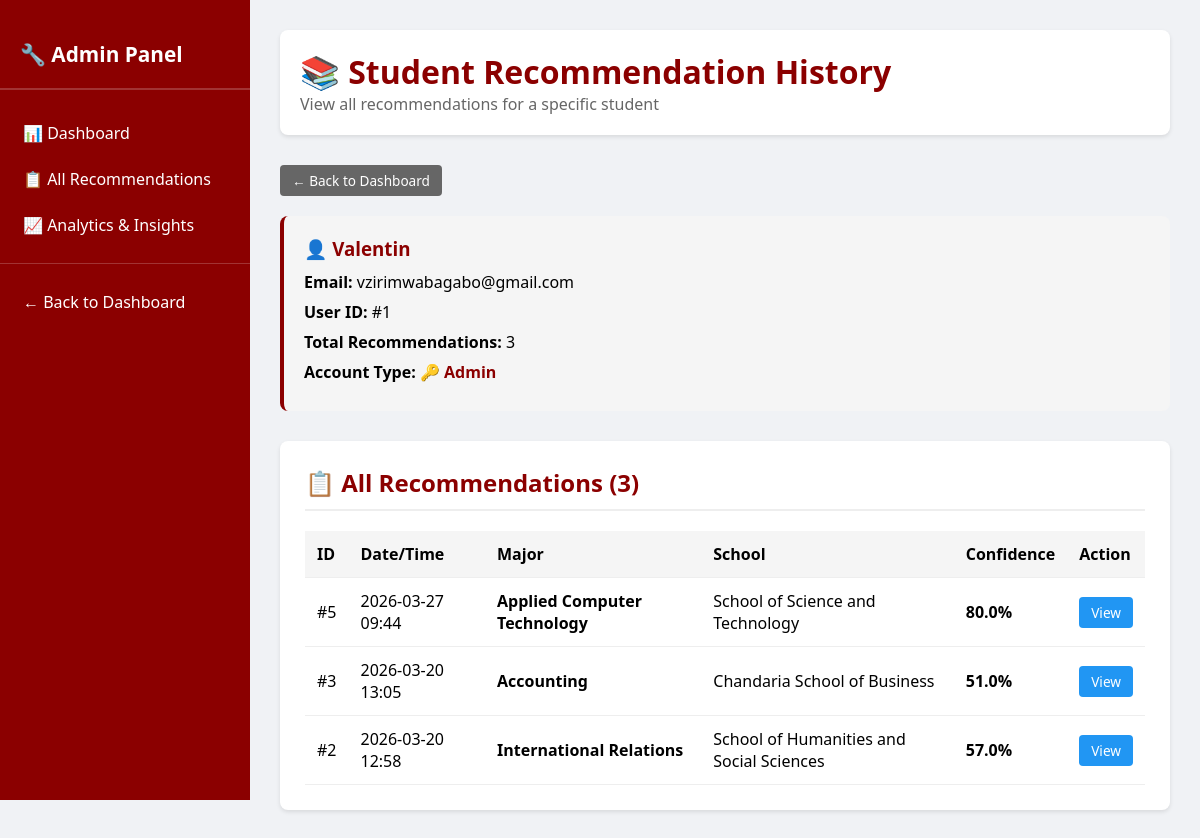
The app's page /admin/user/1/history (signed in), older data.
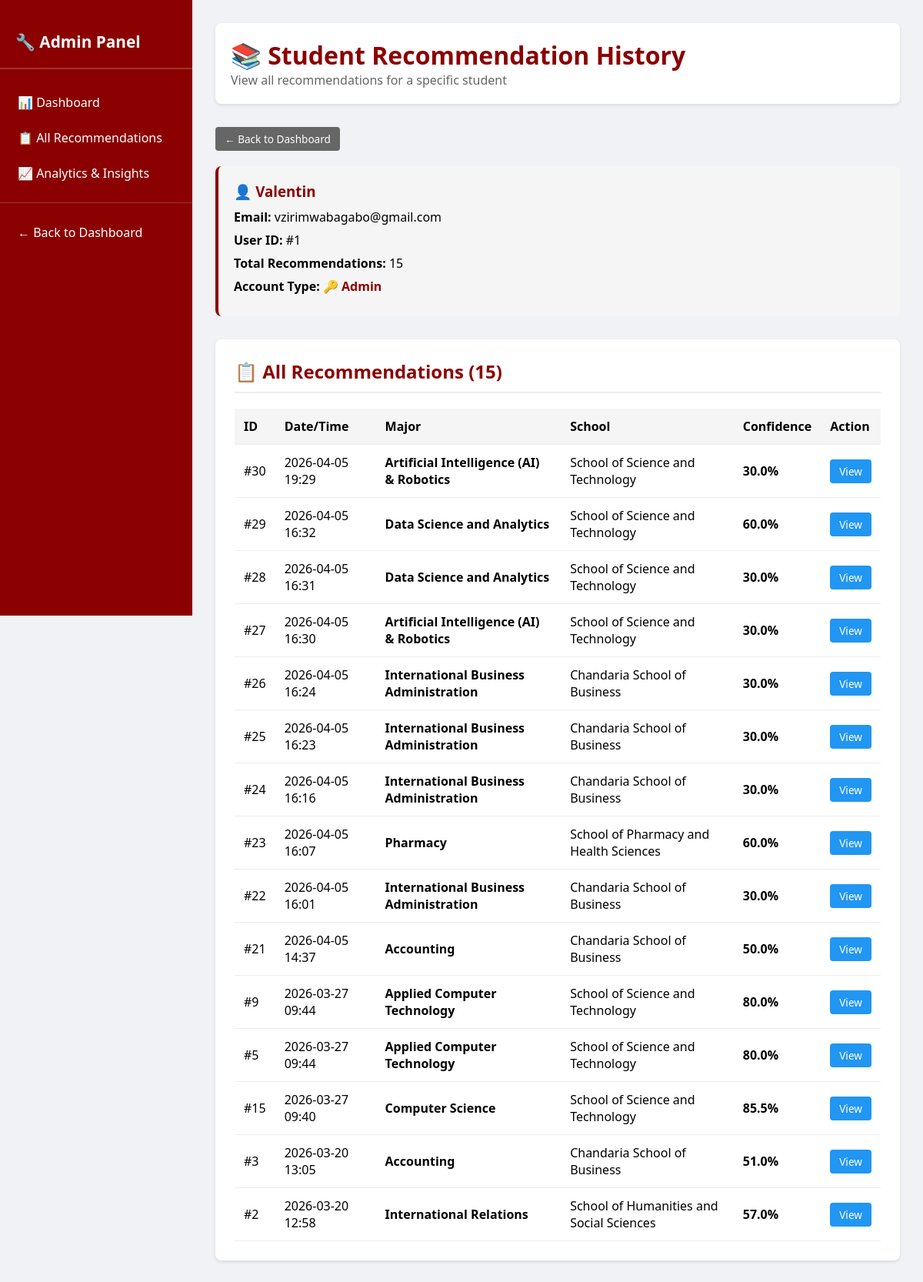
The same page, newer data.
### app.py (models this page shows)
class Result(db.Model):
    id = db.Column(db.Integer, primary_key=True)
    major = db.Column(db.String(100), nullable=False)
    school = db.Column(db.String(100), nullable=False)
    confidence = db.Column(db.Float, nullable=False)
    timestamp = db.Column(db.DateTime, nullable=False, default=datetime.utcnow)
    user_id = db.Column(db.Integer, db.ForeignKey('user.id'), nullable=False)

### app.py (the view)
@app.route('/admin/user/<int:user_id>/history')
@login_required
def admin_user_history(user_id):
    if not current_user.is_admin:
        flash('Access Denied: Administrators only.', 'danger')
        return redirect(url_for('index'))
    user = User.query.get_or_404(user_id)
    results = Result.query.filter_by(user_id=user_id).order_by(desc(Result.timestamp)).all()
    return render_template('admin_user_history.html', user=user, results=results)

### app.py (called while the page is built)
@login_manager.user_loader
def load_user(user_id):
    return db.session.get(User, int(user_id))

### templates/admin_user_history.html (shortened to what this page needs)
<!DOCTYPE html>
<html lang="en">
<head>
</head>
<body>
<div class="admin-container">
    <div class="sidebar">
        <h2>🔧 Admin Panel</h2>
        <a href="{{ url_for('admin') }}" class="nav-item">📊 Dashboard</a>
        <a href="{{ url_for('admin_recommendations') }}" class="nav-item">📋 All Recommendations</a>
        <a href="{{ url_for('admin_analytics') }}" class="nav-item">📈 Analytics & Insights</a>
        <hr style="border: none; border-top: 1px solid rgba(255,255,255,0.2); margin: 15px 0;">
        <a href="{{ url_for('admin') }}" class="nav-item">← Back to Dashboard</a>
    </div>
    <div class="main-content">
        <div class="admin-header">
            <h1>📚 Student Recommendation History</h1>
            <p style="color: #666;">View all recommendations for a specific student</p>
        </div>
        <a href="{{ url_for('admin') }}" class="btn btn-back" style="margin-bottom: 20px;">← Back to Dashboard</a>
        <div class="student-info">
            <h3 style="color: #8B0000; margin-bottom: 10px;">👤 {{ user.username }}</h3>
            <p><strong>Email:</strong> {{ user.email }}</p>
            <p><strong>User ID:</strong> #{{ user.id }}</p>
            <p><strong>Total Recommendations:</strong> {{ results|length }}</p>
            <p><strong>Account Type:</strong>
                {% if user.is_admin %}
                    <span style="color: #8B0000; font-weight: bold;">🔑 Admin</span>
                {% else %}
                    <span style="color: #666;">👤 Student</span>
                {% endif %}
            </p>
        </div>
        <div class="content-section">
            <h2>📋 All Recommendations ({{ results|length }})</h2>
            {% if results %}
                <div class="table-responsive">
                    <table>
                        <thead>
                            <tr>
                                <th>ID</th>
                                <th>Date/Time</th>
                                <th>Major</th>
                                <th>School</th>
                                <th>Confidence</th>
                                <th>Action</th>
                            </tr>
                        </thead>
                        <tbody>
                            {% for result in results %}
                                <tr>
                                    <td>#{{ result.id }}</td>
                                    <td>{{ result.timestamp.strftime('%Y-%m-%d %H:%M') }}</td>
                                    <td><strong>{{ result.major }}</strong></td>
                                    <td>{{ result.school }}</td>
                                    <td><strong>{{ "%.1f"|format(result.confidence) }}%</strong></td>
                                    <td>
                                        <a href="{{ url_for('admin_view_recommendation', rec_id=result.id) }}" class="btn btn-info">View</a>
                                    </td>
                                </tr>
                            {% endfor %}
                        </tbody>
                    </table>
                </div>
            {% else %}
                <div class="empty-state">
                    <p>No recommendations found for this student.</p>
                </div>
            {% endif %}
        </div>
    </div>
</div>
</body>
</html>

Row changes from the older to the newer data that the page shows:
added Result: id "30", timestamp "2026-04-05 19:29", major "Artificial Intelligence (AI) & Robotics", school "School of Science and Technology", confidence "30.0"
added Result: id "29", timestamp "2026-04-05 16:32", major "Data Science and Analytics", school "School of Science and Technology", confidence "60.0"
added Result: id "28", timestamp "2026-04-05 16:31", major "Data Science and Analytics", school "School of Science and Technology", confidence "30.0"
added Result: id "27", timestamp "2026-04-05 16:30", major "Artificial Intelligence (AI) & Robotics", school "School of Science and Technology", confidence "30.0"
added Result: id "26", timestamp "2026-04-05 16:24", major "International Business Administration", school "Chandaria School of Business", confidence "30.0"
added Result: id "25", timestamp "2026-04-05 16:23", major "International Business Administration", school "Chandaria School of Business", confidence "30.0"
added Result: id "24", timestamp "2026-04-05 16:16", major "International Business Administration", school "Chandaria School of Business", confidence "30.0"
added Result: id "23", timestamp "2026-04-05 16:07", major "Pharmacy", school "School of Pharmacy and Health Sciences", confidence "60.0"
added Result: id "22", timestamp "2026-04-05 16:01", major "International Business Administration", school "Chandaria School of Business", confidence "30.0"
added Result: id "21", timestamp "2026-04-05 14:37", major "Accounting", school "Chandaria School of Business", confidence "50.0"
added Result: id "9", timestamp "2026-03-27 09:44", major "Applied Computer Technology", school "School of Science and Technology", confidence "80.0"
added Result: id "15", timestamp "2026-03-27 09:40", major "Computer Science", school "School of Science and Technology", confidence "85.5"
Text that changed along with them:
{{ results|length }}: "3" → "15"
